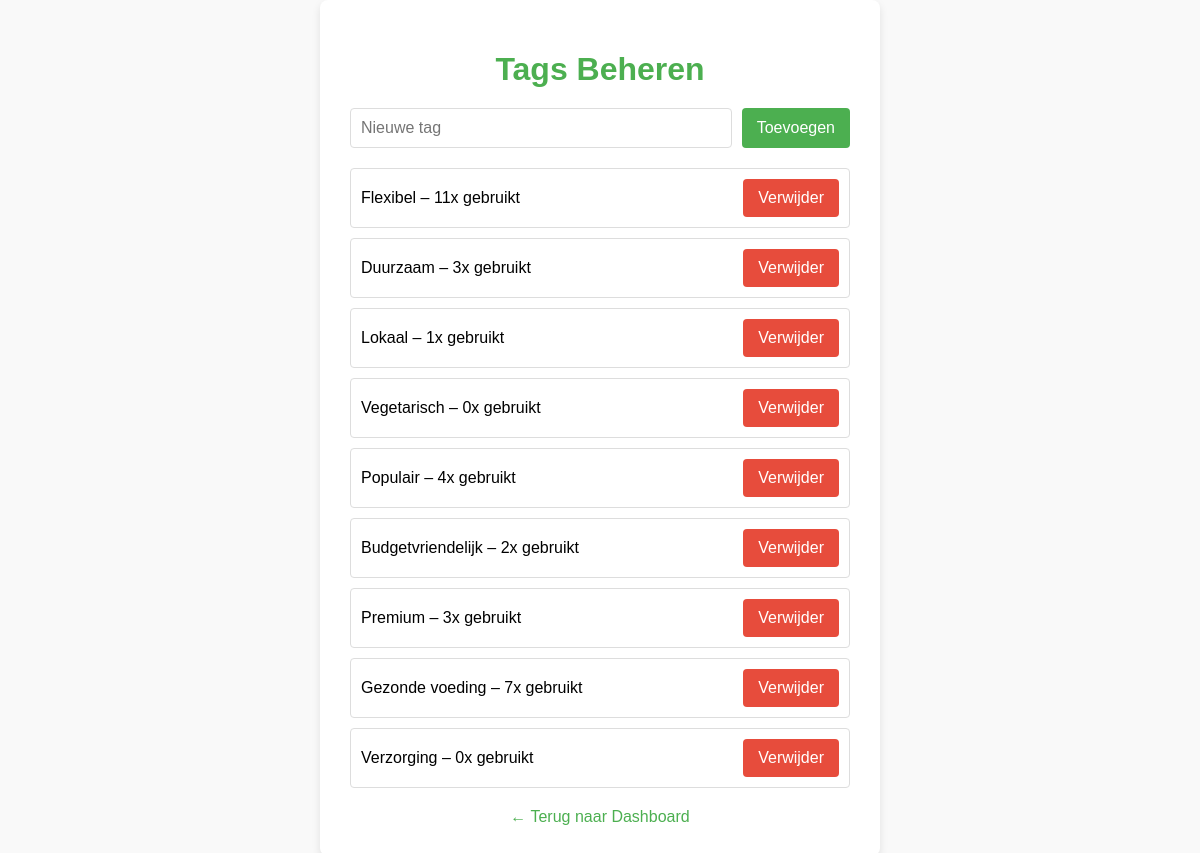
The page /tags (signed in) on the database as committed earlier.
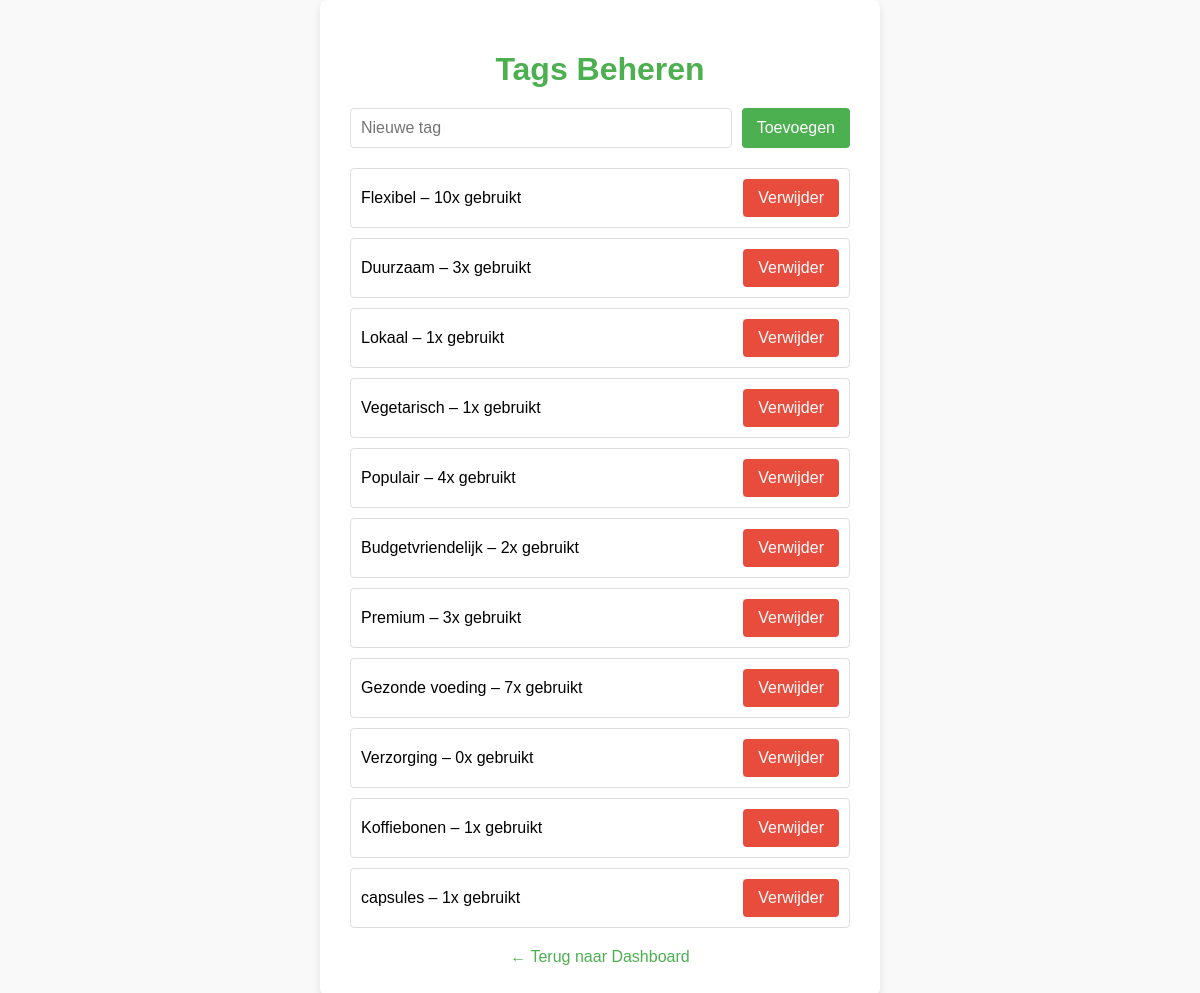
The same page on the database as committed later.
### app.py (models this page shows)
class Tag(db.Model):
    id = db.Column(db.Integer, primary_key=True)
    naam = db.Column(db.String(100), nullable=False, unique=True)
    abonnementen = db.relationship('Abonnement', secondary='abonnement_tag', back_populates='tags')

### app.py (the view, shortened to what this page needs)
@app.route('/tags', methods=['GET', 'POST'])
@login_required
def manage_tags():
    if not current_user.is_admin:
        return redirect(url_for('index'))
    tags = Tag.query.all()
    tag_usage = {tag.id: len(tag.abonnementen) for tag in tags}  # telt hoe vaak elke tag wordt gebruikt
    return render_template('manage_tags.html', tags=tags, tag_usage=tag_usage)

### app.py (called while the page is built)
@login_manager.user_loader
def load_user(user_id):
    return User.query.get(int(user_id))

### templates/manage_tags.html (shortened to what this page needs)
<!DOCTYPE html>
<html lang="en">
<head>
    <link rel="stylesheet" href="styles.css">
</head>
<body>
    <div class="container">
        <h1>Tags Beheren</h1>
        <form method="POST">
            <input type="text" name="naam" placeholder="Nieuwe tag" required>
            <button type="submit">Toevoegen</button>
        </form>
        <ul>
            {% for tag in tags %}
            <li>
                {{ tag.naam }} – {{ tag_usage[tag.id] }}x gebruikt
                <form method="POST" action="{{ url_for('delete_tag', id=tag.id) }}" style="display:inline;">
                    <button type="submit">Verwijder</button>
                </form>
            </li>
            {% endfor %}
        </ul>
        <a href="{{ url_for('index') }}" class="back-link">&larr; Terug naar Dashboard</a>
    </div>
</body>
</html>

### Abbohubb/static/styles.css (style rules this page uses)
body { font-family: 'Roboto', sans-serif; }

### templates/manage_tags.html (style rules this page uses)
body { font-family: Arial, sans-serif; background-color: #f9f9f9; margin: 0; padding: 0; display: flex; justify-content: center; align-items: center; min-height: 100vh; }
.container { background: #fff; border-radius: 8px; box-shadow: 0 4px 8px rgba(0, 0, 0, 0.1); padding: 30px; width: 100%; max-width: 500px; }
h1 { color: #4CAF50; margin-bottom: 20px; text-align: center; }
form { display: flex; justify-content: space-between; gap: 10px; margin-bottom: 20px; }
input[type="text"] { flex: 1; padding: 10px; border: 1px solid #ddd; border-radius: 4px; font-size: 1rem; }
button { background-color: #4CAF50; color: white; border: none; padding: 10px 15px; border-radius: 4px; font-size: 1rem; cursor: pointer; transition: background-color 0.3s ease; }
ul { list-style-type: none; padding: 0; margin: 0; }
li { display: flex; justify-content: space-between; align-items: center; padding: 10px; border: 1px solid #ddd; border-radius: 4px; margin-bottom: 10px; }
li form { margin: 0; }
li button { background-color: #e74c3c; }
.back-link { display: block; margin-top: 20px; text-align: center; color: #4CAF50; text-decoration: none; }

Rows that differ between the two databases and show on the page:
computed for Tag "Flexibel": tag_usage "11" → "10"
computed for Tag "Vegetarisch": tag_usage "0" → "1"
added Tag: naam "Koffiebonen", tag_usage "1"
added Tag: naam "capsules", tag_usage "1"
